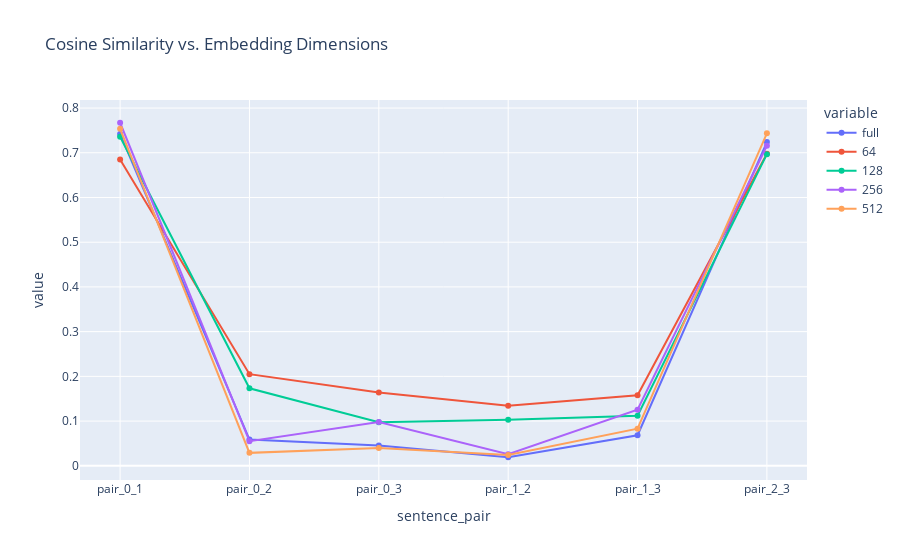

The notebook cell saved with this chart:
### Markdown cell above
# Plot on a chart

### Code cell
import plotly.express as px

fig = px.line(
    df,
    title='Cosine Similarity vs. Embedding Dimensions',
    markers=True,
)
fig.show()

### Figure 1 — Plotly figure (JSON) as saved in the notebook; plotly's stock layout.template omitted (floating-point values rounded to 4 significant figures)
{"data": [{"hovertemplate": "variable=full<br>sentence_pair=%{x}<br>value=%{y}<extra></extra>", "legendgroup": "full", "line": {"color": "#636efa", "dash": "solid"}, "marker": {"symbol": "circle"}, "mode": "lines+markers", "name": "full", "orientation": "v", "showlegend": true, "x": ["pair_0_1", "pair_0_2", "pair_0_3", "pair_1_2", "pair_1_3", "pair_2_3"], "xaxis": "x", "y": [0.7422, 0.0586, 0.04514, 0.01912, 0.06826, 0.7238], "yaxis": "y", "type": "scatter"}, {"hovertemplate": "variable=64<br>sentence_pair=%{x}<br>value=%{y}<extra></extra>", "legendgroup": "64", "line": {"color": "#EF553B", "dash": "solid"}, "marker": {"symbol": "circle"}, "mode": "lines+markers", "name": "64", "orientation": "v", "showlegend": true, "x": ["pair_0_1", "pair_0_2", "pair_0_3", "pair_1_2", "pair_1_3", "pair_2_3"], "xaxis": "x", "y": [0.685, 0.2049, 0.1638, 0.1341, 0.1578, 0.6979], "yaxis": "y", "type": "scatter"}, {"hovertemplate": "variable=128<br>sentence_pair=%{x}<br>value=%{y}<extra></extra>", "legendgroup": "128", "line": {"color": "#00cc96", "dash": "solid"}, "marker": {"symbol": "circle"}, "mode": "lines+markers", "name": "128", "orientation": "v", "showlegend": true, "x": ["pair_0_1", "pair_0_2", "pair_0_3", "pair_1_2", "pair_1_3", "pair_2_3"], "xaxis": "x", "y": [0.7359, 0.1732, 0.0973, 0.103, 0.112, 0.697], "yaxis": "y", "type": "scatter"}, {"hovertemplate": "variable=256<br>sentence_pair=%{x}<br>value=%{y}<extra></extra>", "legendgroup": "256", "line": {"color": "#ab63fa", "dash": "solid"}, "marker": {"symbol": "circle"}, "mode": "lines+markers", "name": "256", "orientation": "v", "showlegend": true, "x": ["pair_0_1", "pair_0_2", "pair_0_3", "pair_1_2", "pair_1_3", "pair_2_3"], "xaxis": "x", "y": [0.7671, 0.05499, 0.09791, 0.02574, 0.1254, 0.7158], "yaxis": "y", "type": "scatter"}, {"hovertemplate": "variable=512<br>sentence_pair=%{x}<br>value=%{y}<extra></extra>", "legendgroup": "512", "line": {"color": "#FFA15A", "dash": "solid"}, "marker": {"symbol": "circle"}, "mode": "lines+markers", "name": "512", "orientation": "v", "showlegend": true, "x": ["pair_0_1", "pair_0_2", "pair_0_3", "pair_1_2", "pair_1_3", "pair_2_3"], "xaxis": "x", "y": [0.7535, 0.0289, 0.03996, 0.02425, 0.08293, 0.7434], "yaxis": "y", "type": "scatter"}], "layout": {"xaxis": {"anchor": "y", "domain": [0.0, 1.0], "title": {"text": "sentence_pair"}}, "yaxis": {"anchor": "x", "domain": [0.0, 1.0], "title": {"text": "value"}}, "legend": {"title": {"text": "variable"}, "tracegroupgap": 0}, "title": {"text": "Cosine Similarity vs. Embedding Dimensions"}}}
